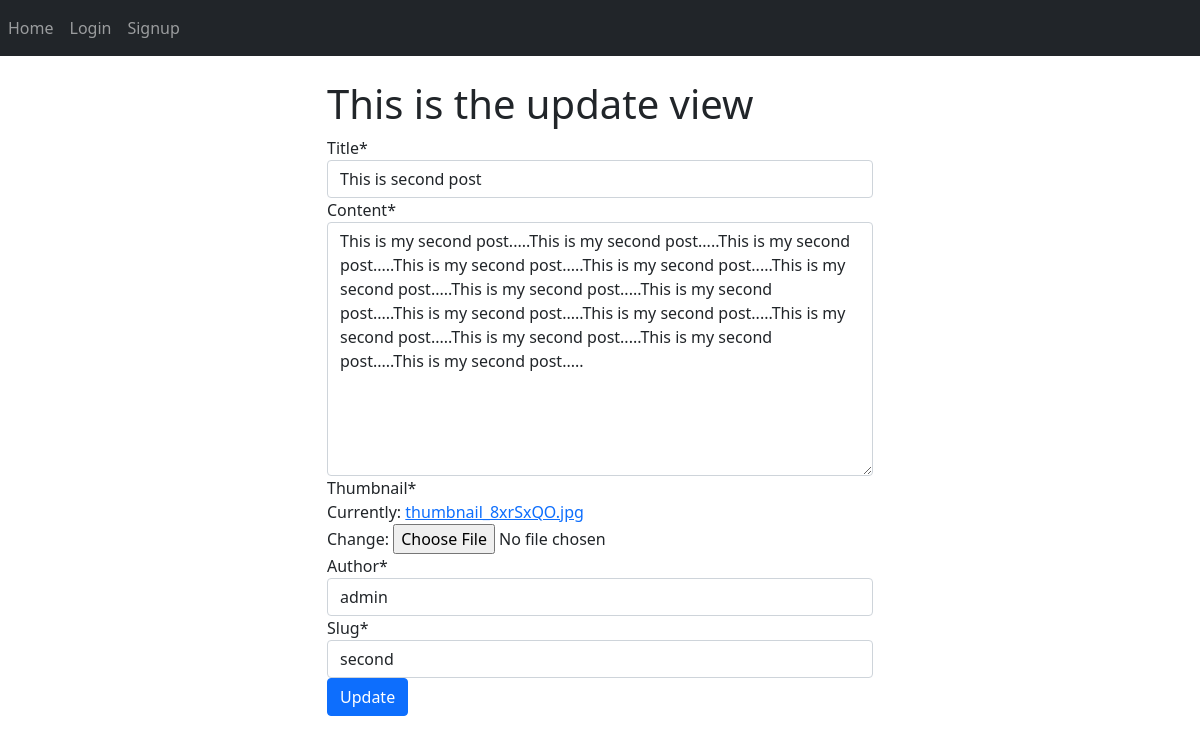
/second/update/, run on the app's committed database.
### posts/models.py (models this page shows, shortened)
class Post(models.Model):
    title = models.CharField(max_length=100)
    content = models.TextField()
    thumbnail = models.ImageField()
    publish_date = models.DateTimeField(auto_now_add=True)
    last_updated = models.DateTimeField(auto_now=True)
    author = models.ForeignKey(User, on_delete=models.CASCADE)
    slug = models.SlugField()

### posts/views.py (the view)
# urls.py: path('<slug>/update/', PostUpdateView.as_view(), name='update'),
class PostUpdateView(UpdateView):
    form_class = PostForm
    model = Post
    success_url = '/'
    def get_context_data(self, **kwargs):
        context = super().get_context_data(**kwargs)
        context.update({
            'view_type' : 'update'
        })
        return context

### posts/forms.py
class PostForm(forms.ModelForm):
    class Meta:
        model = Post
        fields = ('__all__')

### posts/models.py (called while the page is built)
    def __str__(self):
        return self.username

### templates/posts/post_form.html (shortened to what this page needs)
{% extends 'base.html' %}
{% load crispy_forms_tags %}
{% block content %}
<div class="container">
    <div class='col-md-6 offset-md-3'>
    <h1>This is the {{ view_type }} view</h1>
    <form method="POST" enctype='multipart/form-data'>
        {{ form|crispy}}
        <button class='btn btn-primary' type='submit'>{{ view_type|title }}</button>
    </form>
    </div>
</div>
{% endblock content %}

### data on the page
Post: title "This is second post", content "This is my second post.....This is my second post.....This is my second post.....This is my second post.....This is my second post.....This is my second post.....This is my second post.....This is my second post.....This is my second post.....This is my second post.....This is my second post.....This is my second post.....This is my second post.....This is my second post.....", author "admin", slug "second"

### other printed values
{{ view_type }} "update"
{{ view_type|title }} "Update"
